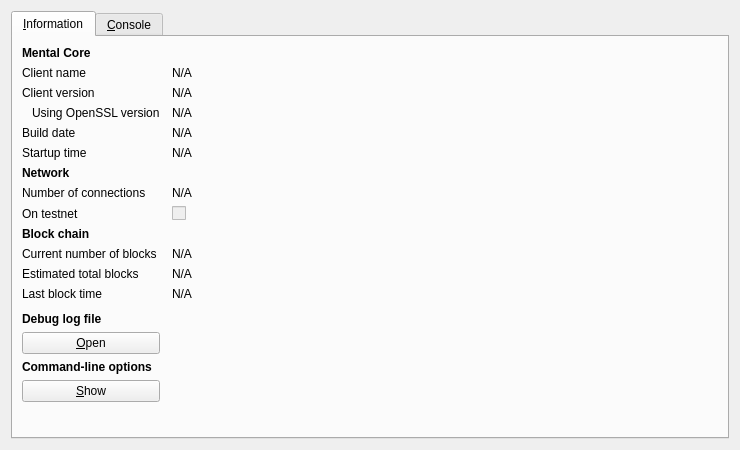
<?xml version="1.0" encoding="UTF-8"?>
<ui version="4.0">
 <class>RPCConsole</class>
 <widget class="QDialog" name="RPCConsole">
  <property name="geometry">
   <rect>
    <x>0</x>
    <y>0</y>
    <width>740</width>
    <height>450</height>
   </rect>
  </property>
  <property name="windowTitle">
   <string>Mental - Debug window</string>
  </property>
  <layout class="QVBoxLayout" name="verticalLayout_2">
   <item>
    <widget class="QTabWidget" name="tabWidget">
     <property name="currentIndex">
      <number>0</number>
     </property>
     <widget class="QWidget" name="tab_info">
      <attribute name="title">
       <string>&amp;Information</string>
      </attribute>
      <layout class="QGridLayout" name="gridLayout" columnstretch="0,1">
       <property name="horizontalSpacing">
        <number>12</number>
       </property>
       <item row="0" column="0">
        <widget class="QLabel" name="label_9">
         <property name="font">
          <font>
           <weight>75</weight>
           <bold>true</bold>
          </font>
         </property>
         <property name="text">
          <string>Mental Core</string>
         </property>
        </widget>
       </item>
       <item row="1" column="0">
        <widget class="QLabel" name="label_5">
         <property name="text">
          <string>Client name</string>
         </property>
        </widget>
       </item>
       <item row="1" column="1">
        <widget class="QLabel" name="clientName">
         <property name="cursor">
          <cursorShape>IBeamCursor</cursorShape>
         </property>
         <property name="text">
          <string>N/A</string>
         </property>
         <property name="textFormat">
          <enum>Qt::PlainText</enum>
         </property>
         <property name="textInteractionFlags">
          <set>Qt::LinksAccessibleByMouse|Qt::TextSelectableByKeyboard|Qt::TextSelectableByMouse</set>
         </property>
        </widget>
       </item>
       <item row="2" column="0">
        <widget class="QLabel" name="label_6">
         <property name="text">
          <string>Client version</string>
         </property>
        </widget>
       </item>
       <item row="2" column="1">
        <widget class="QLabel" name="clientVersion">
         <property name="cursor">
          <cursorShape>IBeamCursor</cursorShape>
         </property>
         <property name="text">
          <string>N/A</string>
         </property>
         <property name="textFormat">
          <enum>Qt::PlainText</enum>
         </property>
         <property name="textInteractionFlags">
          <set>Qt::LinksAccessibleByMouse|Qt::TextSelectableByKeyboard|Qt::TextSelectableByMouse</set>
         </property>
        </widget>
       </item>
       <item row="3" column="0">
        <widget class="QLabel" name="label_14">
         <property name="text">
          <string>Using OpenSSL version</string>
         </property>
         <property name="indent">
          <number>10</number>
         </property>
        </widget>
       </item>
       <item row="3" column="1">
        <widget class="QLabel" name="openSSLVersion">
         <property name="cursor">
          <cursorShape>IBeamCursor</cursorShape>
         </property>
         <property name="text">
          <string>N/A</string>
         </property>
         <property name="textFormat">
          <enum>Qt::PlainText</enum>
         </property>
         <property name="textInteractionFlags">
          <set>Qt::LinksAccessibleByMouse|Qt::TextSelectableByKeyboard|Qt::TextSelectableByMouse</set>
         </property>
        </widget>
       </item>
       <item row="4" column="0">
        <widget class="QLabel" name="label_12">
         <property name="text">
          <string>Build date</string>
         </property>
        </widget>
       </item>
       <item row="4" column="1">
        <widget class="QLabel" name="buildDate">
         <property name="cursor">
          <cursorShape>IBeamCursor</cursorShape>
         </property>
         <property name="text">
          <string>N/A</string>
         </property>
         <property name="textFormat">
          <enum>Qt::PlainText</enum>
         </property>
         <property name="textInteractionFlags">
          <set>Qt::LinksAccessibleByMouse|Qt::TextSelectableByKeyboard|Qt::TextSelectableByMouse</set>
         </property>
        </widget>
       </item>
       <item row="5" column="0">
        <widget class="QLabel" name="label_13">
         <property name="text">
          <string>Startup time</string>
         </property>
        </widget>
       </item>
       <item row="5" column="1">
        <widget class="QLabel" name="startupTime">
         <property name="cursor">
          <cursorShape>IBeamCursor</cursorShape>
         </property>
         <property name="text">
          <string>N/A</string>
         </property>
         <property name="textFormat">
          <enum>Qt::PlainText</enum>
         </property>
         <property name="textInteractionFlags">
          <set>Qt::LinksAccessibleByMouse|Qt::TextSelectableByKeyboard|Qt::TextSelectableByMouse</set>
         </property>
        </widget>
       </item>
       <item row="6" column="0">
        <widget class="QLabel" name="label_11">
         <property name="font">
          <font>
           <weight>75</weight>
           <bold>true</bold>
          </font>
         </property>
         <property name="text">
          <string>Network</string>
         </property>
        </widget>
       </item>
       <item row="7" column="0">
        <widget class="QLabel" name="label_7">
         <property name="text">
          <string>Number of connections</string>
         </property>
        </widget>
       </item>
       <item row="7" column="1">
        <widget class="QLabel" name="numberOfConnections">
         <property name="cursor">
          <cursorShape>IBeamCursor</cursorShape>
         </property>
         <property name="text">
          <string>N/A</string>
         </property>
         <property name="textFormat">
          <enum>Qt::PlainText</enum>
         </property>
         <property name="textInteractionFlags">
          <set>Qt::LinksAccessibleByMouse|Qt::TextSelectableByKeyboard|Qt::TextSelectableByMouse</set>
         </property>
        </widget>
       </item>
       <item row="8" column="0">
        <widget class="QLabel" name="label_8">
         <property name="text">
          <string>On testnet</string>
         </property>
        </widget>
       </item>
       <item row="8" column="1">
        <widget class="QCheckBox" name="isTestNet">
         <property name="enabled">
          <bool>false</bool>
         </property>
         <property name="text">
          <string/>
         </property>
        </widget>
       </item>
       <item row="9" column="0">
        <widget class="QLabel" name="label_10">
         <property name="font">
          <font>
           <weight>75</weight>
           <bold>true</bold>
          </font>
         </property>
         <property name="text">
          <string>Block chain</string>
         </property>
        </widget>
       </item>
       <item row="10" column="0">
        <widget class="QLabel" name="label_3">
         <property name="text">
          <string>Current number of blocks</string>
         </property>
        </widget>
       </item>
       <item row="10" column="1">
        <widget class="QLabel" name="numberOfBlocks">
         <property name="cursor">
          <cursorShape>IBeamCursor</cursorShape>
         </property>
         <property name="text">
          <string>N/A</string>
         </property>
         <property name="textFormat">
          <enum>Qt::PlainText</enum>
         </property>
         <property name="textInteractionFlags">
          <set>Qt::LinksAccessibleByMouse|Qt::TextSelectableByKeyboard|Qt::TextSelectableByMouse</set>
         </property>
        </widget>
       </item>
       <item row="11" column="0">
        <widget class="QLabel" name="label_4">
         <property name="text">
          <string>Estimated total blocks</string>
         </property>
        </widget>
       </item>
       <item row="11" column="1">
        <widget class="QLabel" name="totalBlocks">
         <property name="cursor">
          <cursorShape>IBeamCursor</cursorShape>
         </property>
         <property name="text">
          <string>N/A</string>
         </property>
         <property name="textFormat">
          <enum>Qt::PlainText</enum>
         </property>
         <property name="textInteractionFlags">
          <set>Qt::LinksAccessibleByMouse|Qt::TextSelectableByKeyboard|Qt::TextSelectableByMouse</set>
         </property>
        </widget>
       </item>
       <item row="12" column="0">
        <widget class="QLabel" name="label_2">
         <property name="text">
          <string>Last block time</string>
         </property>
        </widget>
       </item>
       <item row="12" column="1">
        <widget class="QLabel" name="lastBlockTime">
         <property name="cursor">
          <cursorShape>IBeamCursor</cursorShape>
         </property>
         <property name="text">
          <string>N/A</string>
         </property>
         <property name="textFormat">
          <enum>Qt::PlainText</enum>
         </property>
         <property name="textInteractionFlags">
          <set>Qt::LinksAccessibleByMouse|Qt::TextSelectableByKeyboard|Qt::TextSelectableByMouse</set>
         </property>
        </widget>
       </item>
       <item row="13" column="0">
        <spacer name="verticalSpacer_2">
         <property name="orientation">
          <enum>Qt::Vertical</enum>
         </property>
         <property name="sizeHint" stdset="0">
          <size>
           <width>20</width>
           <height>20</height>
          </size>
         </property>
        </spacer>
       </item>
       <item row="14" column="0">
        <widget class="QLabel" name="labelDebugLogfile">
         <property name="font">
          <font>
           <weight>75</weight>
           <bold>true</bold>
          </font>
         </property>
         <property name="text">
          <string>Debug log file</string>
         </property>
        </widget>
       </item>
       <item row="15" column="0">
        <widget class="QPushButton" name="openDebugLogfileButton">
         <property name="toolTip">
          <string>Open the Mental debug log file from the current data directory. This can take a few seconds for large log files.</string>
         </property>
         <property name="text">
          <string>&amp;Open</string>
         </property>
         <property name="autoDefault">
          <bool>false</bool>
         </property>
        </widget>
       </item>
       <item row="16" column="0">
        <widget class="QLabel" name="labelCLOptions">
         <property name="font">
          <font>
           <weight>75</weight>
           <bold>true</bold>
          </font>
         </property>
         <property name="text">
          <string>Command-line options</string>
         </property>
        </widget>
       </item>
       <item row="17" column="0">
        <widget class="QPushButton" name="showCLOptionsButton">
         <property name="toolTip">
          <string>Show the Mental-Qt help message to get a list with possible Mental command-line options.</string>
         </property>
         <property name="text">
          <string>&amp;Show</string>
         </property>
         <property name="autoDefault">
          <bool>false</bool>
         </property>
        </widget>
       </item>
       <item row="18" column="0">
        <spacer name="verticalSpacer">
         <property name="orientation">
          <enum>Qt::Vertical</enum>
         </property>
         <property name="sizeHint" stdset="0">
          <size>
           <width>20</width>
           <height>40</height>
          </size>
         </property>
        </spacer>
       </item>
      </layout>
     </widget>
     <widget class="QWidget" name="tab_console">
      <attribute name="title">
       <string>&amp;Console</string>
      </attribute>
      <layout class="QVBoxLayout" name="verticalLayout_3">
       <property name="spacing">
        <number>3</number>
       </property>
       <item>
        <widget class="QTextEdit" name="messagesWidget">
         <property name="minimumSize">
          <size>
           <width>0</width>
           <height>100</height>
          </size>
         </property>
         <property name="readOnly">
          <bool>true</bool>
         </property>
         <property name="tabKeyNavigation" stdset="0">
          <bool>false</bool>
         </property>
         <property name="columnCount" stdset="0">
          <number>2</number>
         </property>
        </widget>
       </item>
       <item>
        <layout class="QHBoxLayout" name="horizontalLayout">
         <property name="spacing">
          <number>3</number>
         </property>
         <item>
          <widget class="QLabel" name="label">
           <property name="text">
            <string notr="true">&gt;</string>
           </property>
          </widget>
         </item>
         <item>
          <widget class="QLineEdit" name="lineEdit"/>
         </item>
         <item>
          <widget class="QPushButton" name="clearButton">
           <property name="maximumSize">
            <size>
             <width>24</width>
             <height>24</height>
            </size>
           </property>
           <property name="toolTip">
            <string>Clear console</string>
           </property>
           <property name="text">
            <string/>
           </property>
           <property name="icon">
            <iconset resource="../bitcoin.qrc">
             <normaloff>:/icons/remove</normaloff>:/icons/remove</iconset>
           </property>
           <property name="shortcut">
            <string notr="true">Ctrl+L</string>
           </property>
           <property name="autoDefault">
            <bool>false</bool>
           </property>
          </widget>
         </item>
        </layout>
       </item>
      </layout>
     </widget>
    </widget>
   </item>
  </layout>
 </widget>
 <resources>
  <include location="../bitcoin.qrc"/>
 </resources>
 <connections/>
</ui>
